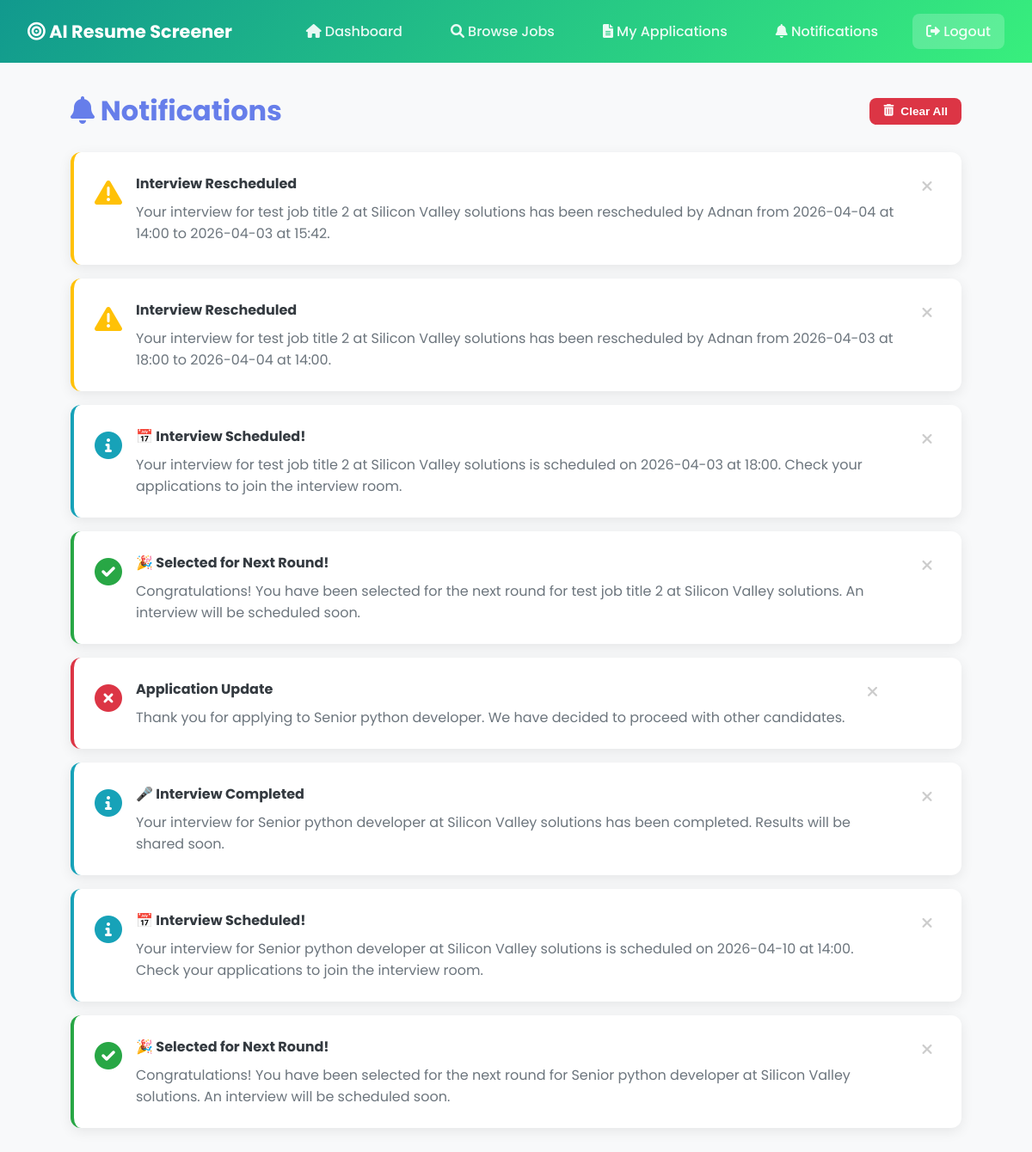
Page /applicant/notifications (signed in) on the earlier database version.
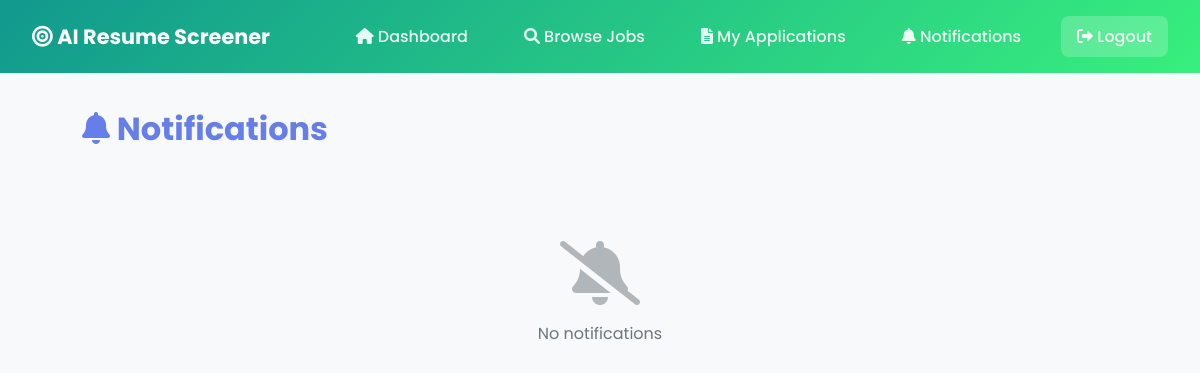
Same page on the later database version.
### tables this page shows
CREATE TABLE notifications (
            id INTEGER PRIMARY KEY AUTOINCREMENT,
            user_id INTEGER,
            title TEXT,
            message TEXT,
            type TEXT,
            is_read INTEGER DEFAULT 0
        );

### app.py (the view)
@app.route('/applicant/notifications')
def notifications():
    if session.get('role') != 'applicant':
        return redirect(url_for('landing'))
    conn = get_db()
    notifs = conn.execute('SELECT * FROM notifications WHERE user_id=? ORDER BY id DESC',
                         (session['user_id'],)).fetchall()
    conn.execute('UPDATE notifications SET is_read=1 WHERE user_id=?', (session['user_id'],))
    conn.commit()
    conn.close()
    return render_template('notifications.html', notifications=notifs, portal='applicant')

### app.py (called while the page is built)
def get_db():
    conn = sqlite3.connect(DATABASE)
    conn.row_factory = sqlite3.Row
    return conn

### templates/notifications.html (shortened to what this page needs)
<!DOCTYPE html>
<html lang="en">
<head>
    <link rel="stylesheet" href="{{ url_for('static', filename='style.css') }}">
    <link rel="stylesheet" href="https://cdnjs.cloudflare.com/ajax/libs/font-awesome/6.0.0/css/all.min.css">
</head>
<body>
    {% if portal == 'recruiter' %}
    <nav class="navbar">
        <div class="nav-brand"><i class="fas fa-bullseye"></i> AI Resume Screener</div>
        <div class="nav-links">
            <a href="{{ url_for('recruiter_dashboard') }}"><i class="fas fa-home"></i> Dashboard</a>
            <a href="{{ url_for('post_job') }}"><i class="fas fa-plus"></i> Post Job</a>
            <a href="{{ url_for('recruiter_notifications') }}"><i class="fas fa-bell"></i> Notifications</a>
            <a href="{{ url_for('logout') }}" class="btn-logout"><i class="fas fa-sign-out-alt"></i> Logout</a>
        </div>
    </nav>
    {% else %}
    <nav class="navbar applicant-nav">
        <div class="nav-brand"><i class="fas fa-bullseye"></i> AI Resume Screener</div>
        <div class="nav-links">
            <a href="{{ url_for('applicant_dashboard') }}"><i class="fas fa-home"></i> Dashboard</a>
            <a href="{{ url_for('browse_jobs') }}"><i class="fas fa-search"></i> Browse Jobs</a>
            <a href="{{ url_for('my_applications') }}"><i class="fas fa-file-alt"></i> My Applications</a>
            <a href="{{ url_for('notifications') }}"><i class="fas fa-bell"></i> Notifications</a>
            <a href="{{ url_for('logout') }}" class="btn-logout"><i class="fas fa-sign-out-alt"></i> Logout</a>
        </div>
    </nav>
    {% endif %}
    <div class="container">
        <div class="notif-page-header">
            <h1><i class="fas fa-bell"></i> Notifications</h1>
            {% if notifications %}
            <button class="btn btn-danger btn-sm" id="clearAllBtn" onclick="clearAllNotifications()">
                <i class="fas fa-trash-alt"></i> Clear All
            </button>
            {% endif %}
        </div>
        {% if notifications %}
        <div class="notif-list" id="notifList">
            {% for n in notifications %}
            <div class="notif-card {{ n.type }}" id="notif-{{ n.id }}">
                <div class="notif-icon">
                    {% if n.type == 'success' %}<i class="fas fa-check-circle"></i>
                    {% elif n.type == 'danger' %}<i class="fas fa-times-circle"></i>
                    {% elif n.type == 'warning' %}<i class="fas fa-exclamation-triangle"></i>
                    {% else %}<i class="fas fa-info-circle"></i>{% endif %}
                </div>
                <div class="notif-content">
                    <h4>{{ n.title }}</h4>
                    <p>{{ n.message }}</p>
                </div>
                <button class="notif-delete-btn" onclick="deleteNotification({{ n.id }})" title="Delete notification">
                    <i class="fas fa-times"></i>
                </button>
            </div>
            {% endfor %}
        </div>
        {% else %}
        <div class="empty-state" id="emptyState">
            <i class="fas fa-bell-slash"></i>
            <p>No notifications</p>
        </div>
        {% endif %}
    </div>
</body>
</html>

### static/style.css (style rules this page uses)
:root { --primary: #667eea; --secondary: #764ba2; --success: #28a745; --danger: #dc3545; --warning: #ffc107; --info: #17a2b8; --dark: #343a40; --light: #f8f9fa; --white: #fff; --gray: #6c757d; }
* { margin: 0; padding: 0; box-sizing: border-box; }
body { font-family: 'Poppins', sans-serif; background: var(--light); color: var(--dark); }
a { text-decoration: none; color: inherit; }
.btn-logout { background: rgba(255, 255, 255, 0.2) !important; }
.navbar { background: linear-gradient(135deg, var(--primary), var(--secondary)); padding: 1rem 2rem; display: flex; justify-content: space-between; align-items: center; position: sticky; top: 0; z-index: 1000; }
.applicant-nav { background: linear-gradient(135deg, #11998e, #38ef7d); }
.nav-brand { color: white; font-size: 1.3rem; font-weight: 700; }
.nav-links { display: flex; gap: 1.5rem; }
.nav-links a { color: rgba(255, 255, 255, 0.9); font-weight: 500; padding: 0.5rem 1rem; border-radius: 8px; }
.container { max-width: 1100px; margin: 0 auto; padding: 2rem; }
.empty-state { text-align: center; padding: 4rem; color: var(--gray); }
.empty-state i { font-size: 4rem; opacity: 0.5; margin-bottom: 1rem; }
.notif-page-header { display: flex; justify-content: space-between; align-items: center; margin-bottom: 1.5rem; }
.notif-page-header h1 { color: var(--primary); margin: 0; }

Differences in the rows shown:
removed notifications: type "warning" (drawn), title "Interview Rescheduled", message "Your interview for test job title 2 at Silicon Valley solutions has been rescheduled by Adnan from 2026-04-04 at 14:00 to 2026-04-03 at 15:42."
removed notifications: type "warning" (drawn), title "Interview Rescheduled", message "Your interview for test job title 2 at Silicon Valley solutions has been rescheduled by Adnan from 2026-04-03 at 18:00 to 2026-04-04 at 14:00."
removed notifications: type "info" (drawn), title "📅 Interview Scheduled!", message "Your interview for test job title 2 at Silicon Valley solutions is scheduled on 2026-04-03 at 18:00. Check your applications to join the interview room."
removed notifications: type "success" (drawn), title "🎉 Selected for Next Round!", message "Congratulations! You have been selected for the next round for test job title 2 at Silicon Valley solutions. An interview will be scheduled soon."
removed notifications: type "danger" (drawn), title "Application Update", message "Thank you for applying to Senior python developer. We have decided to proceed with other candidates."
removed notifications: type "info" (drawn), title "🎤 Interview Completed", message "Your interview for Senior python developer at Silicon Valley solutions has been completed. Results will be shared soon."
removed notifications: type "info" (drawn), title "📅 Interview Scheduled!", message "Your interview for Senior python developer at Silicon Valley solutions is scheduled on 2026-04-10 at 14:00. Check your applications to join the interview room."
removed notifications: type "success" (drawn), title "🎉 Selected for Next Round!", message "Congratulations! You have been selected for the next round for Senior python developer at Silicon Valley solutions. An interview will be scheduled soon."
Other differences:
text no longer shown: "Clear All"
text now shown: "No notifications"
